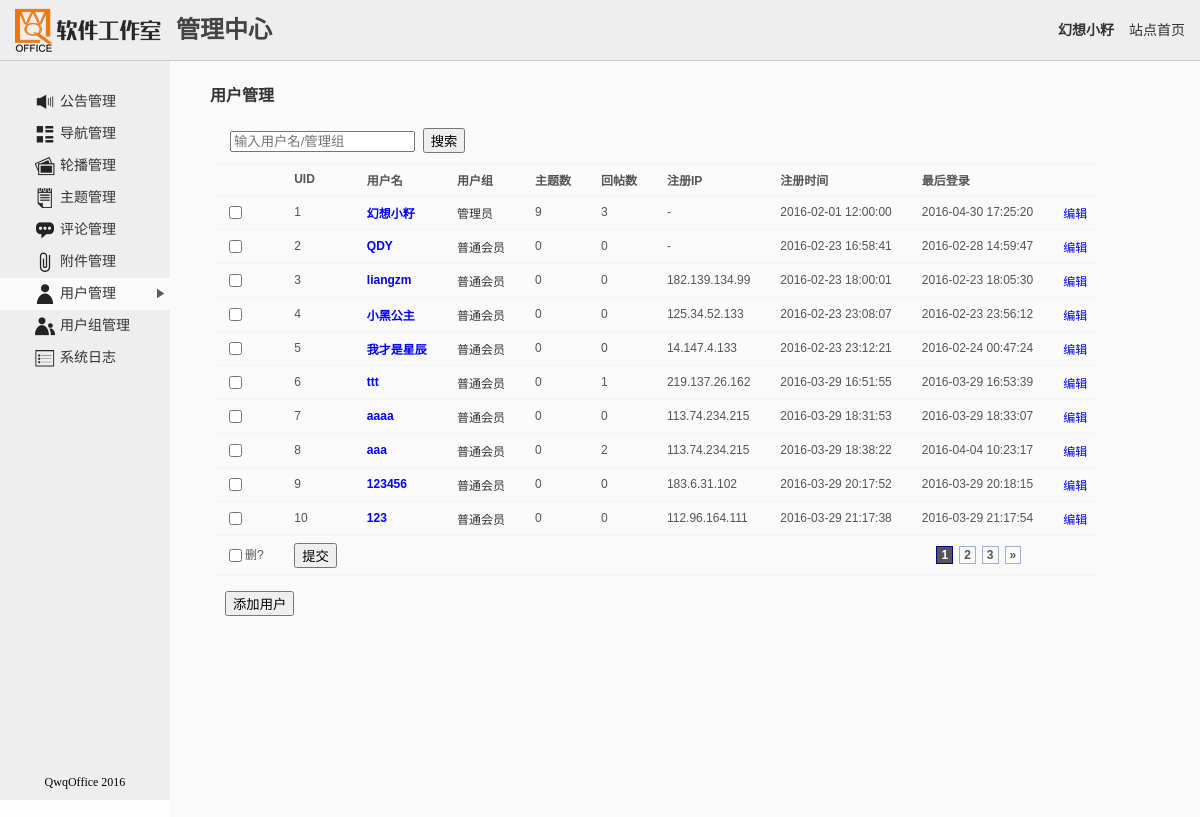
The app's page /admin.php?mod=user (signed in) with its own data.
### tables this page shows
CREATE TABLE IF NOT EXISTS `qo_user` (
  `UID` int(10) NOT NULL AUTO_INCREMENT,
  `GID` int(10) NOT NULL,
  `Username` char(20) NOT NULL,
  `Password` char(32) NOT NULL,
  `RegIP` char(15) NOT NULL,
  `RegDate` datetime NOT NULL,
  `LastLogin` datetime NOT NULL,
  `Privacy` char(20) NOT NULL,
  PRIMARY KEY (`UID`),
  UNIQUE KEY `Username` (`Username`)
);

CREATE TABLE IF NOT EXISTS `qo_group` (
  `GID` int(10) NOT NULL AUTO_INCREMENT,
  `GroupName` char(20) NOT NULL,
  `Authority` text NOT NULL,
  PRIMARY KEY (`GID`)
);

### admin.php (the view, shortened to what this page needs)
<!DOCTYPE html PUBLIC "-//W3C//DTD XHTML 1.0 Transitional//EN" "http://www.w3.org/TR/xhtml1/DTD/xhtml1-transitional.dtd">
<html xmlns="http://www.w3.org/1999/xhtml">
<head>
<link href="css/style.admin.css" rel="stylesheet" type="text/css" />
<link rel="stylesheet" href="ke4/themes/default/default.css" />
<link rel="stylesheet" href="ke4/plugins/code/prettify.css" />
</head>
<body>
<?php
	require_once("include/func.php");
	if(isset($_GET["mod"])){
		$mod=$_GET["mod"];
	}else{
		$mod="";
	}
	if(isset($_GET["page"])){
		$page=$_GET["page"];
	}else{
		$page="1";
	}
	$PageSize=10;
	$PageCount=8;
	$start=($page-1)*$PageSize;
	$u=$_SESSION["qo_user"];
	$uid=getUID($u);
	$menus=array("notice"=>"公告管理",
				 "navi"=>"导航管理",
				 "carousel"=>"轮播管理",
				 "article"=>"主题管理",
				 "reply"=>"评论管理",
				 "attach"=>"附件管理",
				 "user"=>"用户管理",
				 "usergrp"=>"用户组管理",
				 "logs"=>"系统日志");
	echo "<table cellpadding='0' cellspacing='0' width='100%' height='100%'><tr><td height='61' colspan='2'>";
	echo "<div id='header'>";
	echo "<a href='admin.php'><img src='images/logo.png' width='146' height='50' style='float:left;margin-left:15px;' />";
	echo "<span class='title'>管理中心</span></a>";
	echo "<span class='home'><a href='index.php'>站点首页</a></span>";
	echo "<span class='greeting'><a href='index.php?{$uid}'>{$_SESSION['qo_user']}</a></span>";
	echo "</div></td></tr>";
	echo "<tr><td width='170' style='vertical-align:top;position:relative;background-color:#EEE;'>";
	echo "<div id='menu'>";
	echo "<ul>";
	foreach($menus as $key=>$value){
		$curStr=$mod==$key ? "class='cur'" : "";
		echo "<a href='admin.php?mod={$key}' {$curStr}><img src='images/{$key}.png' width='20' height='20' /><li>{$value}</li></a>";
	}
	echo "</ul>";
	echo "<span class='copyright'>QwqOffice 2016</span>";
	echo "</div></td>";
	echo "<td style='vertical-align:top;'>";
	echo "<div id='content'>";
	if($mod=="notice"){
		$types=array("String"=>"文字", "Link"=>"链接");
		$status=array("Show"=>"显示","Hide"=>"隐藏");
		if(isset($_GET["opr"])){
			$opr=$_GET["opr"];
		}else{
			$opr="mgr";
		}
		if($opr=="mgr" || $opr=="search"){
			$globaltitle="公告管理";
			$kwd="";
			if(isset($_GET["kwd"])) $kwd=$_GET["kwd"];
			echo "<h4>{$globaltitle}</h4>";
			echo "<div class='search'><form action='' autocomplete='off' method='get'>";
			echo "<input type='hidden' name='mod' value='{$mod}' />";
			echo "<input type='hidden' name='opr' value='search' />";
			echo "<input type='text' name='kwd' placeholder='输入标题/链接/是否显示' value='{$kwd}' />";
			echo "&nbsp;&nbsp;<input type='submit' value='搜索' />";
			echo "</form></div>";
			echo "<form action='admin_comm.php' method='post'><table id='table' cellspacing='0'>";
			echo "<tr><td></td><td>NID</td><td>作者</td><td>标题</td><td>类型</td><td>内容</td><td>时间</td><td>状态</td><td></td></tr>";
			if($opr=="mgr"){
				$sql="select * from qo_notice,qo_user where qo_notice.UID=qo_user.UID order by NID";
			}else{
				$kwd=mb_substr(addslashes(str_replace(" ","%",$_GET["kwd"])),0,10,"utf-8");
				$sql="select * from qo_notice,qo_user where qo_notice.UID=qo_user.UID and (Title like '%{$kwd}%' or Content like '%{$kwd}%') order by NID";
			}
			$number=mysql_num_rows(mysql_query($sql));
			$result=mysql_query($sql." limit {$start},{$PageSize}");
			$maxPage=$number%$PageSize==0 ? $number/$PageSize : floor($number/$PageSize)+1;
			while($arr=mysql_fetch_array($result)){
				$month=substr($arr["Time"],0,7);
				echo "<tr><td><input type='checkbox' name='delete[]' value='{$arr['NID']}' /></td>";
				echo "<td>{$arr['NID']}</td>";
				echo "<td><a href='home.php?mod=spc&ac=profile&uid={$arr['UID']}#notice{$arr['NID']}'>{$arr['Username']}</td>";
				echo "<td class='noticetitle'><a href='home.php?mod=notice&ac=notice&date={$month}&nid={$arr['NID']}' style='color:black'>{$arr['Title']}</a></td>";
				echo "<td>{$types[$arr['NoticeType']]}</td>";
				echo "<td>{$arr['Content']}</td>";
				echo "<td>{$arr['Time']}</td>";
				echo "<td>{$status[$arr['Status']]}</td>";
				echo "<td><a href='admin.php?mod=notice&opr=edit&nid={$arr['NID']}' class='mainlink'>编辑</a></td></tr>";
			}
			echo "<tr><td><input id='checkbox' type='checkbox' onclick='checkAll(this)' /><label for='checkbox'>删?</label></td>";
			echo "<td><input type='submit' name='{$mod}' value='提交' /></td>";
			echo "<td colspan='6'>";
			print_page($number,$PageSize,$page,$PageCount,true);
			echo "</td><td></td></tr>";
			echo "<tr><td colspan='10'><a href='admin.php?mod=notice&opr=new'><input type='button' value='发布公告' /></a></td></tr>";
			echo "</table></form>";
		}
		else if($opr=="new" || $opr=="edit"){
			if($opr=="edit"){
				if(isset($_GET["nid"])){
					$nid=$_GET["nid"];
					chkExists("qo_notice","NID",$uid);
				}else{
					exit;
				}
				$notice=mysql_fetch_array(mysql_query("select * from qo_notice where NID={$nid}"));
				$oldspan=$notice["Title"];
				$oldtitle=strip_tags($oldspan);
				$oldtype=$notice["NoticeType"];
				$oldcontent=str_replace("<br />","\r\n",$notice["Content"]);
				$oldsta=$notice["Status"];
				$globaltitle="公告管理-编辑公告";
				echo "<h4>{$globaltitle}</h4>";
			}else{
				$oldtitle="";
				$oldtype="";
				$oldcontent="";
				$oldsta="";
				$globaltitle="公告管理-发布公告";
				echo "<h4>{$globaltitle}</h4>";
			}
			echo "<form action='admin_comm.php' autocomplete='off' method='post' onsubmit='return chkNotice()'>";
			echo "<table id='table' class='detail-table' cellspacing='0'>";
			echo "<tr><td><p><label for='noticeTitle'>标题</label></p>";
			echo "<p><input type='text' name='noticeTitle' id='noticeTitle' value='{$oldtitle}' />";
			echo "</p></td></tr>";
			echo "<tr><td><p><label>类型：</label></p>";
			$i=1;
			foreach($types as $k=>$v){
				$checkStr=$i==1?"checked":"";
				if($opr=="edit") $checkStr=$oldtype==$k?"checked":"";
				echo "<p class='inputradio'><input type='radio' name='type' value='{$k}' id='{$k}' {$checkStr} /><label for='{$k}'>{$v}</label></p>";
				$i++;
			}
			echo "</td></tr>";
			echo "<tr><td><p><label for='noticeContent'>内容：</label></p>";
			echo "<p><textarea name='noticeContent' id='noticeContent' max-width='200'>{$oldcontent}</textarea></p></td></tr>";
			echo "<tr><td><p><label>状态</label></p>";
			echo "<p class='inputradio'>";
			$i=1;
			foreach($status as $k=>$v){
				$checkStr=$i==1?"checked":"";
				if($opr=="edit") $checkStr=$oldsta==$k?"checked":"";
				echo "<input type='radio' name='status' value='{$k}' id='{$k}' {$checkStr} /><label for='{$k}'>{$v}</label>&nbsp;&nbsp;";
				$i++;
			}
			echo "</p>";
			echo "</td></tr>";
			echo "<tr><td><p><input type='submit' name='{$mod}' id='{$mod}' value='提交' />";
			echo "<input type='hidden' name='opr' value='{$opr}' />";
			echo "&nbsp;&nbsp;<input type='reset' value='重置' /></p></td></tr>";
			if($opr=="edit"){
				echo "<div id='oldspan' style='display:none'>{$oldspan}</div>";
				echo "<input type='hidden' name='nid' value='{$_GET['nid']}' />";
			}
			echo "</table></form>";
		}else{
			header("location: admin.php");
			exit;
		}
	}
	else if($mod=="user"){
		if(isset($_GET["opr"])){
			$opr=$_GET["opr"];
		}else{
			$opr="mgr";
		}
		if($opr=="mgr" || $opr=="search"){
			$globaltitle="用户管理";
			$kwd="";
			echo "<h4>{$globaltitle}</h4>";
			echo "<div class='search'><form action='' autocomplete='off' method='get'>";
			echo "<input type='text' name='kwd' placeholder='输入用户名/管理组' value='{$kwd}' />";
			echo "&nbsp;&nbsp;<input type='submit' value='搜索' />";
			echo "</form></div>";
			echo "<form action='admin_comm.php' method='post'><table id='table' cellspacing='0'>";
			echo "<tr><td></td><td>UID</td><td>用户名</td><td>用户组</td><td>主题数</td><td>回帖数</td><td>注册IP</td><td>注册时间</td><td>最后登录</td><td></td></tr>";
			if($opr=="mgr"){
				$sql="select * from qo_user, qo_group where qo_user.GID=qo_group.GID order by UID";
			}else{
				$kwd=mb_substr(addslashes(str_replace(" ","%",$_GET["kwd"])),0,10,"utf-8");
				$sql="select * from qo_user, qo_group where qo_user.GID=qo_group.GID and (Username like '%{$kwd}%' or GroupName like '%{$kwd}%') order by UID";
			}
			$result=mysql_query($sql." limit {$start},{$PageSize}");
			while($arr=mysql_fetch_array($result)){
				$thread_count=mysql_num_rows(mysql_query("select * from qo_article where UID={$arr['UID']}"));
				$reply_count=mysql_num_rows(mysql_query("select * from qo_reply where UID={$arr['UID']}"));
				echo "<tr><td><input type='checkbox' name='delete[]' value='{$arr['UID']}' /></td>";
				echo "<td>{$arr['UID']}</td>";
				echo "<td class='bolder'><a href='index.php?{$arr['UID']}' class='mainlink'>{$arr['Username']}</a></td>";
				echo "<td><a href='home.php?mod=pref&ac=usergrp&gid={$arr['GID']}'>{$arr['GroupName']}</a></td>";
				echo "<td>{$thread_count}</td>";
				echo "<td>{$reply_count}</td>";
				echo "<td>{$arr['RegIP']}</td>";
				echo "<td>{$arr['RegDate']}</td>";
				echo "<td>{$arr['LastLogin']}</td>";
				echo "<td><a href='admin.php?mod=user&opr=edit&uid={$arr['UID']}' class='mainlink'>编辑</a></td></tr>";
			}
			echo "<tr><td><input id='checkbox' type='checkbox' onclick='checkAll(this)' /><label for='checkbox'>删?</label></td>";
			echo "<td><input type='submit' name='{$mod}' value='提交' /></td>";
			echo "<td colspan='7'>";
			echo "</td><td></td></tr>";
			echo "<tr><td colspan='11'><a href='admin.php?mod=user&opr=new'><input type='button' value='添加用户' /></a></td></tr>";
			echo "</table></form>";
		}
	}
	echo "</div></td></tr>";
?>
</body>
</html>

### css/style.admin.css (style rules this page uses)
body, html { height:100%; }
body { font-family:Microsoft YaHei,Tahoma,Helvetica,'SimSun',sans-serif; background-color:rgb(254,254,254); overflow-y:scroll; margin: 0px; padding: 0px; }
.bolder { font-weight:bolder; }
a,img { border:none; }
a { font-family: Microsoft YaHei,Tahoma,Helvetica,'SimSun',sans-serif; text-decoration:none; color:#333; }
span { font-family:"微软雅黑"; }
#header { background-color: #EEE; width: 100%; height:50px; padding-top:5px; padding-bottom:5px; border-bottom:1px solid #CCC; }
#header .title { float:left; padding-left:15px; font-family:"微软雅黑"; font-size:24px; font-weight:bolder; line-height:50px; display:block; height:50px; color:#444; }
#header .greeting { float: right; font-size: 14px; font-weight: bolder; line-height: 50px; display: block; height: 50px; color: #444; margin-right:10px; }
#header .home { float:right; font-size:14px; line-height:50px; display:block; height:50px; color:#444; padding-left:5px; padding-right:5px; margin-right:10px; }
#menu { height: 100%; width: 170px; background-color:#EEE; }
#menu ul { padding:0px; margin:0px; padding-top:25px; display:block; list-style-type:none; }
#menu ul img { display:block; float:left; margin-right:5px; }
#menu ul li { position:relative; display:block; line-height:20px; }
#menu ul a,#menu ul a:visited { color:#333; padding-bottom:6px; padding-top:6px; padding-left:35px; display:block; line-height:20px; text-decoration:none; font-family:"微软雅黑"; font-size:14px; transition:background-color ease-in-out 0.2s; }
#menu ul a:hover, #menu ul a.cur { background-color:#FAFAFA; }
#menu ul a.cur li:after { position:absolute; opacity:0.8; top:2px; right:2px; content:url(../images/triangle.png); }
#menu .copyright { width:100%; font-size:12px; text-align:center; display:block; position:absolute; bottom:10px; left:0px; }
#content { background:#FAFAFA; padding-bottom:20px; width: 100%; height: 100%; }
#content table { color:#555; font-size:12px; }
#content form { color:#333; font-size:14px; }
#content>h4 { margin-top:0px; padding-top:1.33em; padding-left:40px; color:#333; }
#content>form { padding-left:40px; }
#content>form>table a.mainlink { color:#00F; }
#content>form>table tr:first-child { font-weight:bolder; }
#content>form>table tr:last-child td { padding-top:15px; }
#content>form>table input { vertical-align:middle; }
#content>form>table label { font-family:"Lucida Console", Monaco, monospace; }
#navi-table td, #carou-table td, #table td, #info-table td { padding-left: 15px; padding-right: 15px; }
#table td, #info-table td { padding-top:7px; padding-bottom:7px; border-top: 1px solid #F5F5F5; }
.search { padding-left:60px; padding-bottom:10px; }

### records on screen
qo_user: UID "1", Username "幻想小籽", GID.GroupName "管理员", thread_count "9", reply_count "3", RegIP "-", RegDate "2016-02-01 12:00:00", LastLogin "2016-04-30 17:25:20"
qo_user: UID "2", Username "QDY", GID.GroupName "普通会员", thread_count "0", reply_count "0", RegIP "-", RegDate "2016-02-23 16:58:41", LastLogin "2016-02-28 14:59:47"
qo_user: UID "3", Username "liangzm", GID.GroupName "普通会员", thread_count "0", reply_count "0", RegIP "182.139.134.99", RegDate "2016-02-23 18:00:01", LastLogin "2016-02-23 18:05:30"
qo_user: UID "4", Username "小黑公主", GID.GroupName "普通会员", thread_count "0", reply_count "0", RegIP "125.34.52.133", RegDate "2016-02-23 23:08:07", LastLogin "2016-02-23 23:56:12"
qo_user: UID "5", Username "我才是星辰", GID.GroupName "普通会员", thread_count "0", reply_count "0", RegIP "14.147.4.133", RegDate "2016-02-23 23:12:21", LastLogin "2016-02-24 00:47:24"
qo_user: UID "6", Username "ttt", GID.GroupName "普通会员", thread_count "0", reply_count "1", RegIP "219.137.26.162", RegDate "2016-03-29 16:51:55", LastLogin "2016-03-29 16:53:39"
qo_user: UID "7", Username "aaaa", GID.GroupName "普通会员", thread_count "0", reply_count "0", RegIP "113.74.234.215", RegDate "2016-03-29 18:31:53", LastLogin "2016-03-29 18:33:07"
qo_user: UID "8", Username "aaa", GID.GroupName "普通会员", thread_count "0", reply_count "2", RegIP "113.74.234.215", RegDate "2016-03-29 18:38:22", LastLogin "2016-04-04 10:23:17"
qo_user: UID "9", Username "123456", GID.GroupName "普通会员", thread_count "0", reply_count "0", RegIP "183.6.31.102", RegDate "2016-03-29 20:17:52", LastLogin "2016-03-29 20:18:15"
qo_user: UID "10", Username "123", GID.GroupName "普通会员", thread_count "0", reply_count "0", RegIP "112.96.164.111", RegDate "2016-03-29 21:17:38", LastLogin "2016-03-29 21:17:54"

### other values on screen
$_SESSION['qo_user'] "幻想小籽"
$value "公告管理"
$value "导航管理"
$value "轮播管理"
$value "主题管理"
$value "评论管理"
$value "附件管理"
$value "用户管理"
$value "用户组管理"
$value "系统日志"
$globaltitle "用户管理"
